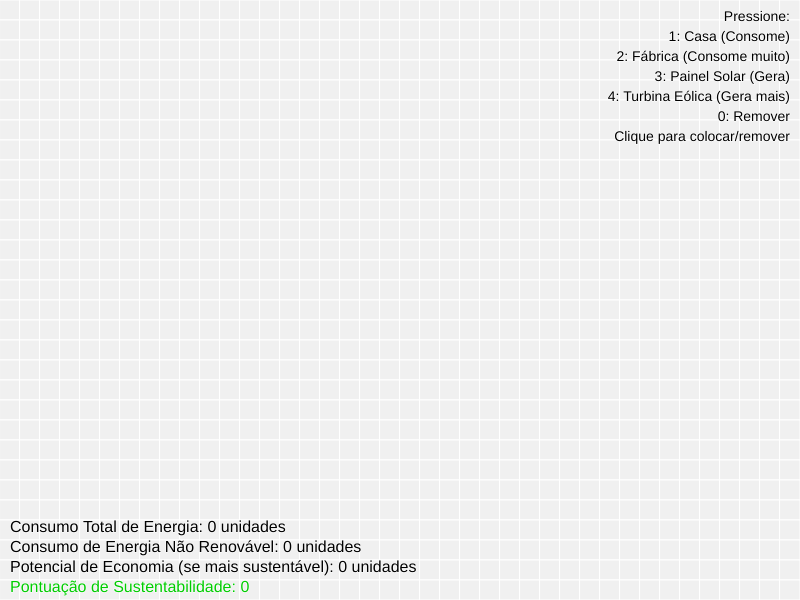
Frame 1 (no input)
Frame 60 (no input): identical to frame 1, image omitted
Frame 120 (the mouse pressed at the canvas centre since frame 60): identical to frame 1, image omitted

The p5.js sketch that drew this single still picture (run headless with seeded random() and noise() and a simulated clock; from frame 60 on, the mouse is pressed at the canvas centre):

// p5.js sketch
// ── sketch.js
// Variáveis globais para o jogo
let gridSize = 20; // Tamanho de cada "quadrado" na grade da cidade
let cityGrid = []; // Matriz para representar a cidade
let numCols, numRows; // Número de colunas e linhas da grade

// Tipos de edifícios e suas propriedades de energia
const BUILDING_TYPES = {
  EMPTY: { id: 0, color: '#f0f0f0', energyConsumption: 0, sustainabilityImpact: 0 },
  HOUSE: { id: 1, color: '#8B4513', energyConsumption: 10, sustainabilityImpact: -2 }, // Consome energia, pouco impacto negativo
  FACTORY: { id: 2, color: '#4F4F4F', energyConsumption: 50, sustainabilityImpact: -20 }, // Consome muito, alto impacto negativo
  SOLAR_PANEL: { id: 3, color: '#FFD700', energyConsumption: -15, sustainabilityImpact: 15 }, // Gera energia, alto impacto positivo
  WIND_TURBINE: { id: 4, color: '#ADD8E6', energyConsumption: -20, sustainabilityImpact: 20 } // Gera mais energia, maior impacto positivo
};

let totalEnergyConsumption = 0;
let sustainabilityScore = 0;

// Função setup: executada uma vez ao iniciar o programa
function setup() {
  createCanvas(800, 600); // Cria um canvas de 800x600 pixels
  background(220); // Cor de fundo cinza claro

  // Calcula o número de colunas e linhas da grade
  numCols = floor(width / gridSize);
  numRows = floor(height / gridSize);

  // Inicializa a grade da cidade com espaços vazios
  for (let i = 0; i < numRows; i++) {
    cityGrid[i] = [];
    for (let j = 0; j < numCols; j++) {
      cityGrid[i][j] = BUILDING_TYPES.EMPTY.id;
    }
  }

  // Define o modo de cor para HSB para melhor controle de matiz, saturação, brilho
  colorMode(HSB, 360, 100, 100);
}

// Função draw: executada continuamente (loop)
function draw() {
  background(220); // Limpa o canvas a cada frame

  drawGrid(); // Desenha a grade da cidade
  calculateMetrics(); // Calcula o consumo e a pontuação de sustentabilidade
  displayMetrics(); // Exibe as métricas na tela
  displayInstructions(); // Exibe instruções para o jogador
}

// Desenha a grade da cidade e os edifícios
function drawGrid() {
  for (let i = 0; i < numRows; i++) {
    for (let j = 0; j < numCols; j++) {
      let x = j * gridSize;
      let y = i * gridSize;

      let buildingType = getBuildingTypeById(cityGrid[i][j]);
      fill(buildingType.color);
      stroke(150); // Borda cinza para as células
      rect(x, y, gridSize, gridSize);

      // Opcional: Desenhar um ícone ou texto para cada tipo de edifício
      if (buildingType.id !== BUILDING_TYPES.EMPTY.id) {
        fill(0); // Cor do texto preta
        textSize(gridSize * 0.5);
        textAlign(CENTER, CENTER);
        text(buildingType.id, x + gridSize / 2, y + gridSize / 2); // Mostra o ID do edifício
      }
    }
  }
}

// Função para obter o objeto do tipo de edifício pelo ID
function getBuildingTypeById(id) {
  for (let key in BUILDING_TYPES) {
    if (BUILDING_TYPES[key].id === id) {
      return BUILDING_TYPES[key];
    }
  }
  return BUILDING_TYPES.EMPTY; // Retorna vazio se não encontrar
}

// Calcula o consumo de energia e a pontuação de sustentabilidade
function calculateMetrics() {
  totalEnergyConsumption = 0;
  sustainabilityScore = 0;

  for (let i = 0; i < numRows; i++) {
    for (let j = 0; j < numCols; j++) {
      let buildingType = getBuildingTypeById(cityGrid[i][j]);
      totalEnergyConsumption += buildingType.energyConsumption;
      sustainabilityScore += buildingType.sustainabilityImpact;
    }
  }
}

// Exibe as métricas na tela
function displayMetrics() {
  fill(0); // Cor do texto preta
  textSize(16);
  textAlign(LEFT, TOP);
  text(`Consumo Total de Energia: ${totalEnergyConsumption} unidades`, 10, height - 80);

  // Calcula o consumo de energia não renovável (apenas os valores positivos)
  let nonRenewableConsumption = 0;
  for (let i = 0; i < numRows; i++) {
    for (let j = 0; j < numCols; j++) {
      let buildingType = getBuildingTypeById(cityGrid[i][j]);
      if (buildingType.energyConsumption > 0) {
        nonRenewableConsumption += buildingType.energyConsumption;
      }
    }
  }
  text(`Consumo de Energia Não Renovável: ${nonRenewableConsumption} unidades`, 10, height - 60);

  // Calcula o que seria consumido se fosse mais sustentável (exemplo simplificado)
  // Se o score de sustentabilidade for positivo, significa que há geração/economia
  let potentialSavings = 0;
  if (sustainabilityScore > 0) {
    potentialSavings = sustainabilityScore * 2; // Exemplo: cada ponto de sustentabilidade economiza 2 unidades
  }
  text(`Potencial de Economia (se mais sustentável): ${potentialSavings} unidades`, 10, height - 40);


  // Cor da pontuação de sustentabilidade (verde para positivo, vermelho para negativo)
  if (sustainabilityScore >= 0) {
    fill(120, 100, 80); // Verde
  } else {
    fill(0, 100, 80); // Vermelho
  }
  text(`Pontuação de Sustentabilidade: ${sustainabilityScore}`, 10, height - 20);
}

// Exibe instruções para o jogador
function displayInstructions() {
  fill(0);
  textSize(14);
  textAlign(RIGHT, TOP);
  text('Pressione:', width - 10, 10);
  text('1: Casa (Consome)', width - 10, 30);
  text('2: Fábrica (Consome muito)', width - 10, 50);
  text('3: Painel Solar (Gera)', width - 10, 70);
  text('4: Turbina Eólica (Gera mais)', width - 10, 90);
  text('0: Remover', width - 10, 110);
  text('Clique para colocar/remover', width - 10, 130);
}

// Variável para armazenar o tipo de edifício selecionado
let selectedBuildingType = BUILDING_TYPES.EMPTY.id;

// Função mousePressed: executada quando o mouse é clicado
function mousePressed() {
  // Converte as coordenadas do mouse para as coordenadas da grade
  let col = floor(mouseX / gridSize);
  let row = floor(mouseY / gridSize);

  // Verifica se o clique está dentro dos limites da grade
  if (col >= 0 && col < numCols && row >= 0 && row < numRows) {
    // Coloca o edifício selecionado na grade
    cityGrid[row][col] = selectedBuildingType;
  }
}

// Função keyPressed: executada quando uma tecla é pressionada
function keyPressed() {
  if (key === '1') {
    selectedBuildingType = BUILDING_TYPES.HOUSE.id;
  } else if (key === '2') {
    selectedBuildingType = BUILDING_TYPES.FACTORY.id;
  } else if (key === '3') {
    selectedBuildingType = BUILDING_TYPES.SOLAR_PANEL.id;
  } else if (key === '4') {
    selectedBuildingType = BUILDING_TYPES.WIND_TURBINE.id;
  } else if (key === '0') {
    selectedBuildingType = BUILDING_TYPES.EMPTY.id;
  }
}
